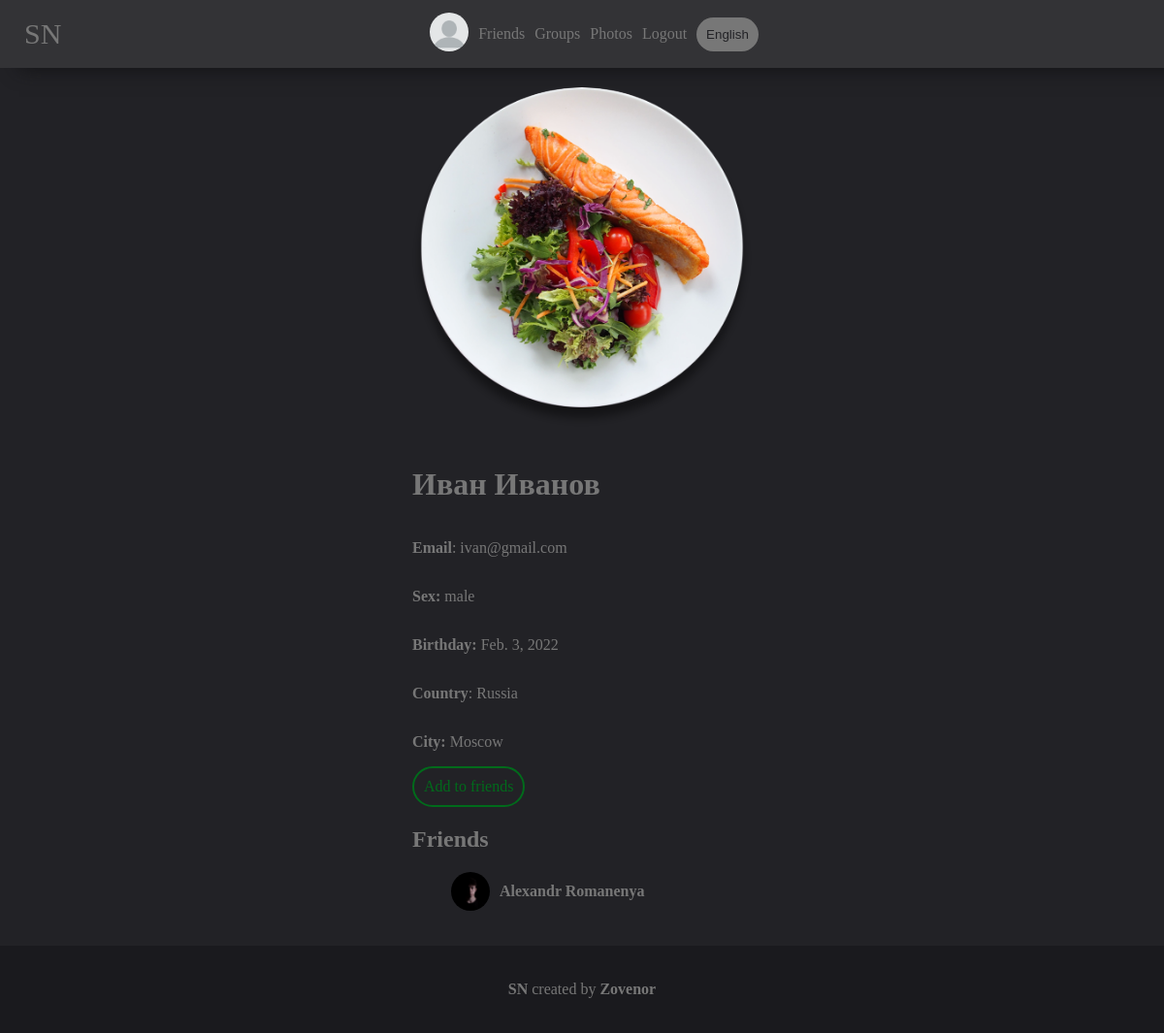
Page /ivan (signed in) on the committed database.
### mainpage/models.py (models this page shows, shortened)
class UserDetail(models.Model):
    user = models.ForeignKey(User, on_delete=models.CASCADE)
    age = models.DateField(null=True, blank=True)
    photo = models.ForeignKey(Photo, on_delete=models.SET_NULL, null=True, blank=True)
    permissions = models.CharField(max_length=10, default="public")
    country = models.CharField(max_length=100, null=True, blank=True)
    city = models.CharField(max_length=100, null=True, blank=True)
    sex = models.CharField(max_length=10, choices=(('male', 'male'), ('female', 'female'), ('None', 'None')),
                           default=('None', 'None'))
    def get_photo(self):
        if self.photo:
            return self.photo
        else:
            return settings.STATIC_URL + "/mainpage/img/user.png"

class Photo(models.Model):
    photo = models.ImageField(upload_to='photos')
    date = models.DateTimeField(auto_now=True)
    user = models.ForeignKey(User, on_delete=models.SET_NULL, null=True)
    permissions = models.CharField(max_length=10, default="public")
    def __str__(self):
        return self.photo.url

class Friend(models.Model):
    user1 = models.IntegerField()
    user2 = models.IntegerField()
    def get_user1(self):
        try:
            return UserDetail.objects.get(user=self.user1)
        except:
            return None

### mainpage/views.py (the view, shortened to what this page needs)
# urls.py: path('<str:name>', views.AccountView.as_view()),
class AccountView(View):
    def get(self, request, name):
        return AccountIDView.get(self, request, name=name)

### mainpage/views.py (called while the page is built)
def base(func):
    def wrapper(self, request, content={}, *args, **kwargs):
        if request.user.is_authenticated:
            content.update({'your_user': UserDetail.objects.get(user=request.user)})
        return func(self, request, content=content, **kwargs)
    return wrapper

def get_sex(request, sex):
    if sex == 'male':
        return get_wordlist(request).Account.sex_names['male']
    elif sex == 'female':
        return get_wordlist(request).Account.sex_names['female']
    else:
        return get_wordlist(request).Account.sex_names['none']

def get_wordlist(request):
    langs_list = {
        'en': langs.EN,
        'ru': langs.RU,
    }
    if 'lang' in request.COOKIES:
        lang = request.COOKIES['lang']
        try:
            return langs_list[lang]
        except:
            return langs_list['en']
    else:
        return langs_list['en']

### mainpage/templates/mainpage/account.html (shortened to what this page needs)
{% extends 'mainpage/base.html' %}
{% load static %}
{% block content %}
    <link rel="stylesheet" href="{% static 'mainpage/account.css' %}">
    {% if choose_photo == True %}
        {% for el in photos_library %}
            <a href="?choose_photo_by_id={{ el.id }}"><div class="account_photo" style="background-image: url('{{ el }}')"></div></a>
        {% endfor %}
    {% else %}
        <div class="account">
            {% if permissions != "closed" %}
                {% if user_view.photo %}
                    <img class="account_photo" src="{{ user_view.photo }}">
                {% else %}
                    <img class="account_photo" src="{% static 'mainpage/img/user.png' %}">
                {% endif %}
            {% endif %}
            {% if edit_permissions == False %}
                <h1>{{ user_view.user.first_name }} {{ user_view.user.last_name }}</h1>
                {% if permissions != 'closed' %}
                    <p><b>{{ list.email }}</b>: {{ user_view.user.email }}</p>
                    <p><b>{{ list.sex }}: </b>{{ get_sex }}</p>
                    <p><b>{{ list.age }}: </b>{{ user_view.age }}</p>
                    <p><b>{{ list.country }}</b>: {{ user_view.country }}</p>
                    <p><b>{{ list.city }}: </b>{{ user_view.city }}</p>
                    {% if user.is_authenticated %}
                        {% if user.id != user_view.user.id %}
                            {{ user_to_user|safe }}
                        {% endif %}
                    {% endif %}
                {% endif %}
                <section class="frinds">
                    <h1>{{ list.friends }}</h1>
                    <ul>
                        {% for el in friends %}
                            <li>
                            {% if el.user1 == user_view.user.id %}
                                <a class="user" href="/{{ el.get_user2.user.username }}">
                                    <div class="user_photo" style="background-image: url('{{ el.get_user2.photo }}')"></div>
                                    <b>{{ el.get_user2.user.first_name }} {{ el.get_user2.user.last_name }}</b>
                                </a>
                            {% else %}
                                <a class="user" href="/{{ el.get_user1.user.username }}">
                                    <div class="user_photo" style="background-image: url('{{ el.get_user1.photo }}')"></div>
                                    <b>{{ el.get_user1.user.first_name }} {{ el.get_user1.user.last_name }}</b>
                                </a>
                            {% endif %}
                            </li>
                        {% endfor %}
                    </ul>
                </section>
            {% endif %}
        </div>
    {% endif %}
{% endblock %}

### mainpage/static/mainpage/base.css (style rules this page uses)
body { padding: 0; margin: 0; background: #222226; color: #777; font-family: Calibri; min-height: 100vh; display: flex; flex-flow: column; }
main a { text-decoration: none; color: #777; }
li { list-style-type: none; }
.button { border-color: #777; border-width: 2px; border-style: solid; border-radius: 999px; padding: 10px; transition: .5s; color: #777; background-color: #222226; width: fit-content; }

### mainpage/static/mainpage/account.css (style rules this page uses)
.account_photo { border-radius: 999px; width: 350px; margin-bottom: 20px; height: 350px; background-repeat: no-repeat; background-position: center; background-size: cover; }
.add_request { color: #006b1b; border-color: #006b1b; }
.account { display: flex; flex-flow: column; }
.user_photo { width: 40px; height: 40px; border-radius: 999px; background-size: cover; background-position: center; background-repeat: no-repeat; margin-right: 10px; }
.user { display: flex; align-items: center; }

### rows in the picture
UserDetail: photo (picture), user.first_name "Иван", user.last_name "Иванов", user.email "ivan@gmail.com", age "Feb. 3, 2022", country "Russia", city "Moscow"
Friend: get_user1.photo (picture), get_user1.user.first_name "Alexandr", get_user1.user.last_name "Romanenya"

### other values in the picture
{{ list.NAME }} "SN"
{{ list.Friends }} "Friends"
{{ list.groups }} "Groups"
{{ list.photos }} "Photos"
{{ list.LogOut }} "Logout"
{{ list.choose_lang }} "English"
{{ list.email }} "Email"
{{ list.sex }} "Sex"
{{ get_sex }} "male"
{{ list.age }} "Birthday"
{{ list.country }} "Country"
{{ list.city }} "City"
{{ user_to_user|safe }} "Add to friends"
{{ list.friends }} "Friends"
{{ list.created_by }} "created by"
